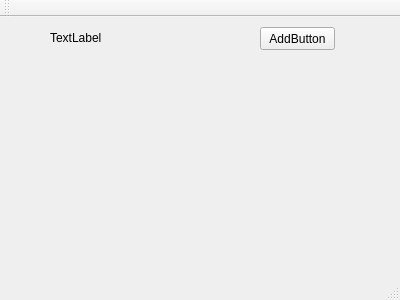
<?xml version="1.0" encoding="UTF-8"?>
<ui version="4.0">
 <class>MainWindow</class>
 <widget class="QMainWindow" name="MainWindow">
  <property name="geometry">
   <rect>
    <x>0</x>
    <y>0</y>
    <width>400</width>
    <height>300</height>
   </rect>
  </property>
  <property name="windowTitle">
   <string>MainWindow</string>
  </property>
  <widget class="QWidget" name="centralWidget">
   <widget class="QPushButton" name="addButton">
    <property name="geometry">
     <rect>
      <x>260</x>
      <y>10</y>
      <width>75</width>
      <height>23</height>
     </rect>
    </property>
    <property name="text">
     <string>AddButton</string>
    </property>
   </widget>
   <widget class="QLabel" name="label_button_name">
    <property name="geometry">
     <rect>
      <x>50</x>
      <y>10</y>
      <width>171</width>
      <height>21</height>
     </rect>
    </property>
    <property name="text">
     <string>TextLabel</string>
    </property>
   </widget>
   <widget class="QWidget" name="verticalLayoutWidget">
    <property name="geometry">
     <rect>
      <x>10</x>
      <y>40</y>
      <width>141</width>
      <height>191</height>
     </rect>
    </property>
    <layout class="QVBoxLayout" name="layout_buttons"/>
   </widget>
   <widget class="QWidget" name="horizontalLayoutWidget">
    <property name="geometry">
     <rect>
      <x>170</x>
      <y>40</y>
      <width>221</width>
      <height>80</height>
     </rect>
    </property>
    <layout class="QHBoxLayout" name="layout_buttons1"/>
   </widget>
  </widget>
  <widget class="QMenuBar" name="menuBar">
   <property name="geometry">
    <rect>
     <x>0</x>
     <y>0</y>
     <width>400</width>
     <height>21</height>
    </rect>
   </property>
  </widget>
  <widget class="QToolBar" name="mainToolBar">
   <attribute name="toolBarArea">
    <enum>TopToolBarArea</enum>
   </attribute>
   <attribute name="toolBarBreak">
    <bool>false</bool>
   </attribute>
  </widget>
  <widget class="QStatusBar" name="statusBar"/>
 </widget>
 <layoutdefault spacing="6" margin="11"/>
 <resources/>
 <connections/>
</ui>
